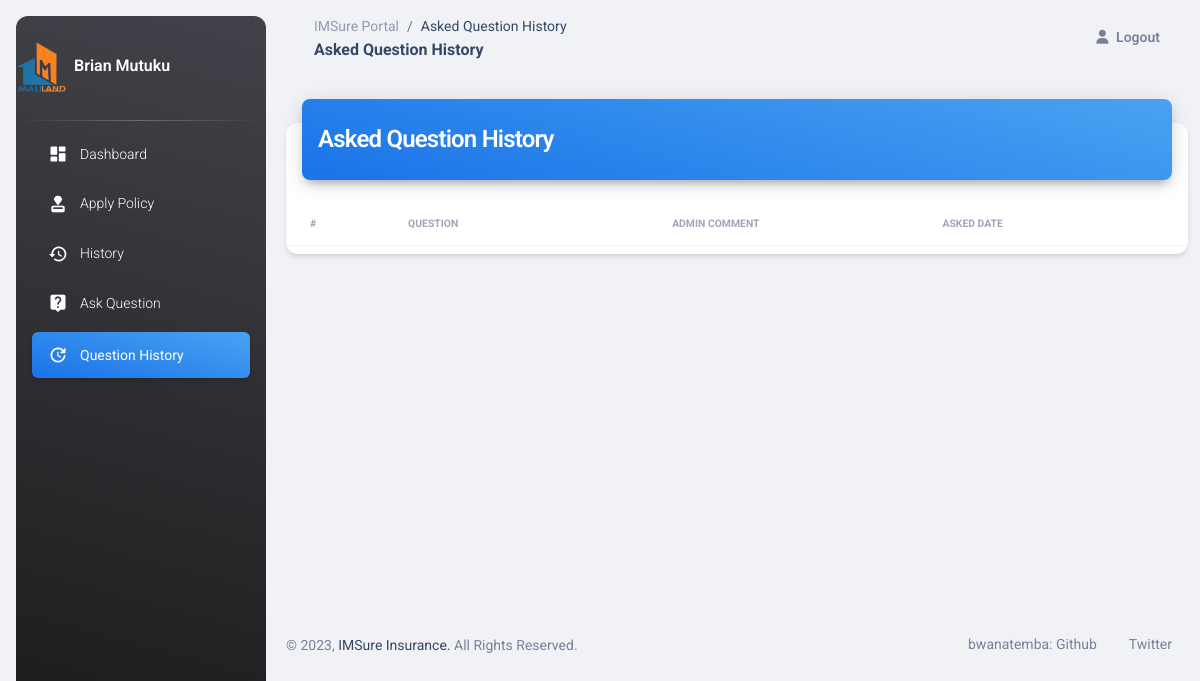
The page /customer/question-history (signed in) on the database as committed earlier.
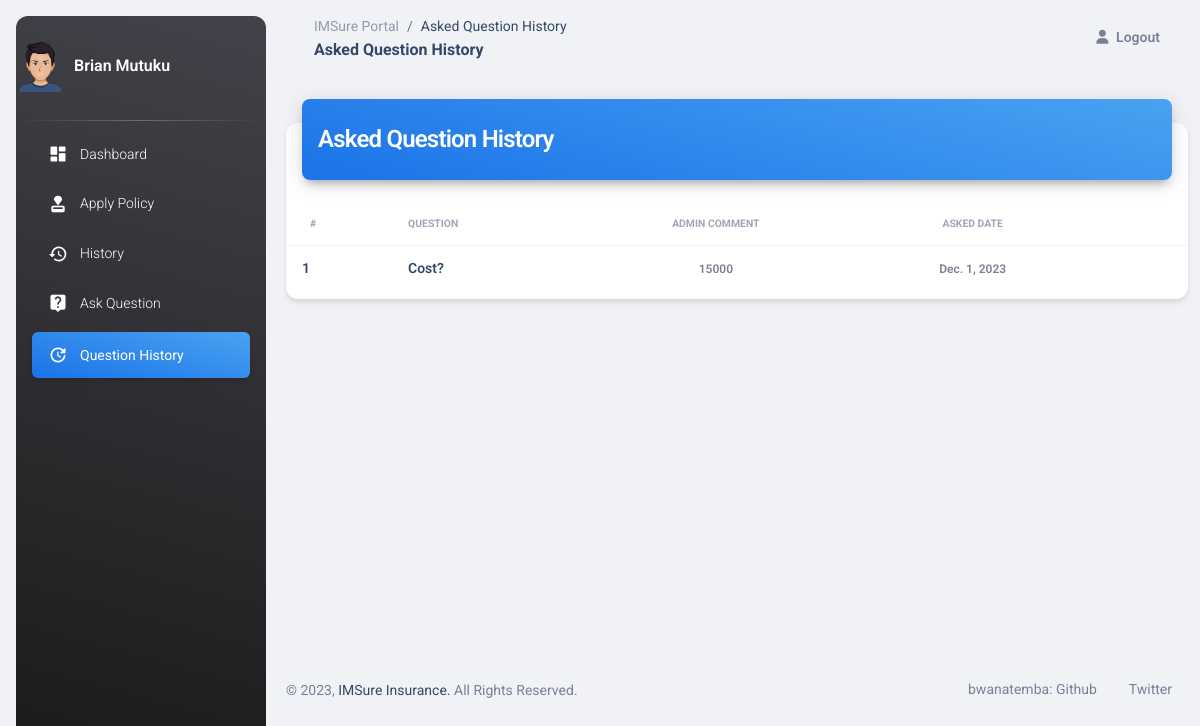
The same page on the database as committed later.
### customer/models.py (models this page shows, shortened)
class Customer(models.Model):
    user = models.OneToOneField(User, on_delete=models.CASCADE)
    profile_pic = models.ImageField(upload_to='profile_pic/Customer/', null=True, blank=True)
    address = models.CharField(max_length=40)
    mobile = models.CharField(max_length=20, null=False)

### insurancemanagement/models.py (models this page shows, shortened)
class Question(models.Model):
    customer = models.ForeignKey(Customer, on_delete=models.CASCADE)
    description = models.CharField(max_length=500)
    admin_comment = models.CharField(max_length=200, default='...')
    asked_date = models.DateField(auto_now=True)

### customer/views.py (the view)
# urls.py: path('question-history', views.question_history_view, name='question-history'),
def question_history_view(request):
    customer = models.Customer.objects.get(user_id=request.user.id)
    questions = CMODEL.Question.objects.all().filter(customer=customer)
    return render(request, 'customer/question_history.html', {'questions': questions, 'customer': customer})

### insurancemanagement/templates/customer/question_history.html (shortened to what the changed rows need)
<!DOCTYPE html>
{% load static %}
<html lang="en">
<head>
  <link href="{% static 'dashboard/css/nucleo-icons.css' %}" rel="stylesheet" />
  <link href="{% static 'dashboard/css/nucleo-svg.css' %}" rel="stylesheet" />
  <link id="pagestyle" href="{% static 'dashboard/css/material-dashboard.css' %}" rel="stylesheet" />
</head>
<body class="g-sidenav-show  bg-gray-200">
  <aside class="sidenav navbar navbar-vertical navbar-expand-xs border-0 border-radius-xl my-3 fixed-start ms-3   bg-gradient-dark" id="sidenav-main">
    <br><div class="sidenav-header">
        <img src="{% static customer.profile_pic.url %}" width="50" height="50" alt="main_logo">
        <span class="ms-1 font-weight-bold text-white">{{request.user.first_name}} {{request.user.last_name}}</span>
    </div>
  </aside>
  <main class="main-content position-relative max-height-vh-100 h-100 border-radius-lg ">
    <div class="container-fluid py-4">
      <div class="row">
        <div class="col-12">
          <div class="card my-4">
            <div class="card-body px-0 pb-2">
              <div class="table-responsive p-0">
                <table class="table align-items-center mb-0">
                  <thead>
                    <tr>
                      <th class="text-uppercase text-secondary text-xxs font-weight-bolder opacity-7">#</th>
                      <th class="text-uppercase text-secondary text-xxs font-weight-bolder opacity-7 ps-2">Question</th>
                      <th class="text-center text-uppercase text-secondary text-xxs font-weight-bolder opacity-7">Admin Comment</th>
                      <th class="text-center text-uppercase text-secondary text-xxs font-weight-bolder opacity-7">Asked Date</th>
                      <th class="text-secondary opacity-7"></th>
                    </tr>
                  </thead>
                  {% for t in questions %}
                  <tbody>
                    <tr>
                      <td>
                        <div class="d-flex px-2 py-1">
                          <div class="d-flex flex-column justify-content-center">
                            <h6 class="mb-0 text-sm">{{ forloop.counter }}</h6>
                          </div>
                        </div>
                      </td>
                      <td>
                        <h6 class="mb-0 text-sm">{{t.description}}</h6>
                      </td>
                      <td class="align-middle text-center">
                        <span class="text-secondary text-xs font-weight-bold">{{t.admin_comment}}</span>
                      </td>
                      <td class="align-middle text-center">
                        <span class="text-secondary text-xs font-weight-bold">{{t.asked_date}}</span>
                      </td>
                    </tr>
                    {% endfor %}
                  </tbody>
                </table>
              </div>
            </div>
          </div>
        </div>
      </div>
    </div>
      <br><br><br><br><br><br>
      <br><br><br><br><br><br>
  </main>
</body>
</html>

Rows that differ between the two databases and show on the page:
changed Customer: profile_pic: a different picture
added Question: description "Cost?", admin_comment "15000", asked_date "Dec. 1, 2023"
